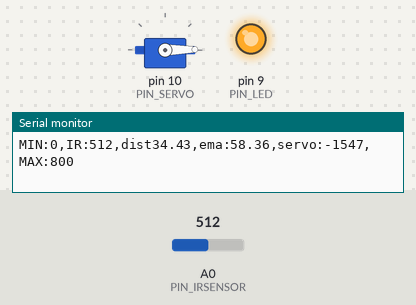
Bench run of a sketch on a simulated Arduino Uno, built with avr-gcc and run on an emulated ATmega328P. Parts: servo, output pins drawn as LEDs (lit = HIGH), the last lines printed to the serial monitor. Inputs (shaded band) come from the test bench; at power-on: A0 (PIN_IRSENSOR) = 512.

Above: at 1.2 s.
1.3 s: A0 (PIN_IRSENSOR) set to 366
2.8 s: A0 (PIN_IRSENSOR) set to 336
At 3.4 s:
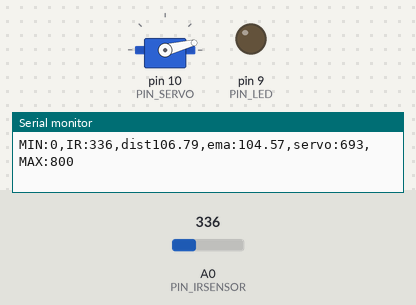
4.3 s: A0 (PIN_IRSENSOR) set to 306
At 5.6 s:
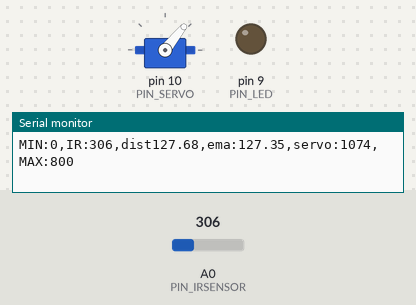
5.9 s: A0 (PIN_IRSENSOR) set to 240
At 7.1 s:
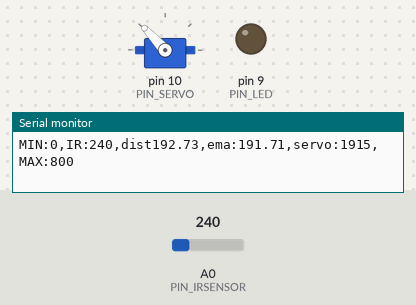
7.5 s: A0 (PIN_IRSENSOR) set to 260
At 8.3 s:
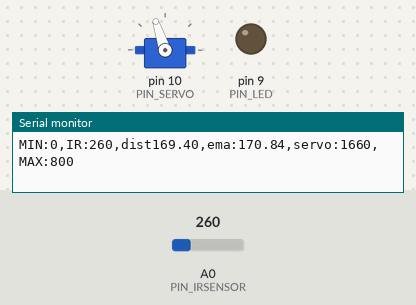
9.1 s: A0 (PIN_IRSENSOR) set to 511
At 9.5 s:
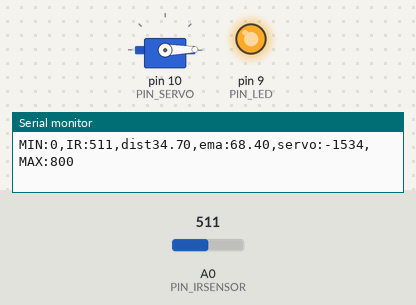
Timing chart, 0 to 11.7 s (numbered marks = the images above; inputs shaded):
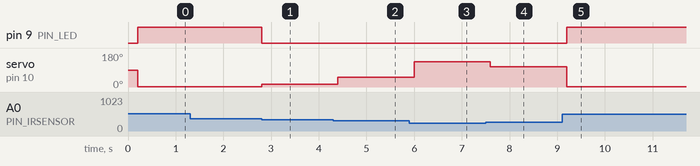

The sketch:

17P08.ino
```cpp
#include <Servo.h>

// Arduino pin assignment

#define PIN_LED 9 // LED
#define PIN_POTENTIOMETER 3 // Potentiometer at Pin A3
// Add IR Sensor Definition Here !!!
#define PIN_SERVO 10
#define PIN_IRSENSOR 0 // 적외선 센서
#define DIST_MIN 0 // 최소 거리 (단위 : mm)
#define DIST_MAX 800 // 최대 거리

#define _DUTY_MIN 553  // servo full clock-wise position (0 degree)
#define _DUTY_NEU 1476 // servo neutral position (90 degree)
#define _DUTY_MAX 2399 // servo full counter-clockwise position (180 degree)

#define _TARGET_LOW 100
#define _TARGET_HIGH 250

#define LOOP_INTERVAL 200   // Loop Interval (unit: msec)
#define _EMA_ALPHA 0.5 // EMA 알파값

Servo myservo;
unsigned long last_loop_time;   // unit: msec
float dist_prev = DIST_MAX; // 처음에 이전 거리를 정의
float dist_ema = DIST_MAX;

void setup()
{
  pinMode(PIN_LED, OUTPUT);
  myservo.attach(PIN_SERVO);
  myservo.writeMicroseconds(_DUTY_NEU);

  dist_prev = DIST_MIN;
  Serial.begin(57600);
}

void loop()
{
  float dist;
  unsigned long time_curr = millis();
  long a_value, duty;


  // wait until next event time
  if (time_curr < (last_loop_time + LOOP_INTERVAL))
    return;

  // Read IR Sensor value !!!
  a_value = analogRead(PIN_IRSENSOR); // 적외선 센서 값 읽기
  // Convert IR sensor value into distance !!!
  dist = (6762.0 / (a_value - 9) - 4.0) * 10.0 - 60.0; // 읽은 값을 거리로 계산

  duty = func(a_value, 347, 202, _DUTY_MIN, _DUTY_MAX);

  if (dist < _TARGET_LOW){
    myservo.writeMicroseconds(_DUTY_MIN);
    digitalWrite(PIN_LED, HIGH);
  }else if(_TARGET_LOW <= dist && dist <= _TARGET_HIGH){
    myservo.writeMicroseconds(duty);
    digitalWrite(PIN_LED, LOW);
  }else if(dist > _TARGET_HIGH){
    myservo.writeMicroseconds(_DUTY_MAX);
    digitalWrite(PIN_LED, HIGH);
  }
  // we need distance range filter here !!!
  if (dist < DIST_MIN) {
    dist = dist_prev;    // Set Lower Value
  } else if (dist > DIST_MAX) {
    dist = dist_prev;    // Set Higher Value
  } else {
    ;
  }
  // we need EMA filter here !!!
  dist_ema = _EMA_ALPHA * dist + (1 - _EMA_ALPHA) * dist_ema;

  // print IR sensor value, distnace, duty !!!
  Serial.print("MIN:"); Serial.print(DIST_MIN);
  Serial.print(",IR:"); Serial.print(a_value);
  Serial.print(",dist"); Serial.print(dist);
  Serial.print(",ema:"); Serial.print(dist_ema);
  Serial.print(",servo:"); Serial.print(duty);
  Serial.print(",MAX:"); Serial.print(DIST_MAX);
  Serial.println("");

  dist_prev = dist; // 이전 거리를 조정
  last_loop_time += LOOP_INTERVAL;

}
long func(long x, long in_min, long in_max, long out_min, long out_max) {
  return (x - in_min) * (out_max - out_min) / (in_max - in_min) + out_min;
}
```

Measured:
- the behaviour switches between 348 and 347 on A0 (PIN_IRSENSOR) (found by bisection; images 0 and 1)
- after the input at 2.8 s, pin 9 (PIN_LED): HIGH → LOW at once; servo on pin 10 (PIN_SERVO): 1° → 14° at once
- after the input at 4.3 s, servo on pin 10 (PIN_SERVO): 14° → 51° after 0.10 s
- after the input at 5.9 s, servo on pin 10 (PIN_SERVO): 51° → 133° after 0.10 s
- after the input at 7.5 s, servo on pin 10 (PIN_SERVO): 133° → 108° after 0.10 s
- after the input at 9.1 s, pin 9 (PIN_LED): LOW → HIGH after 0.10 s; servo on pin 10 (PIN_SERVO): 108° → 1° after 0.10 s
